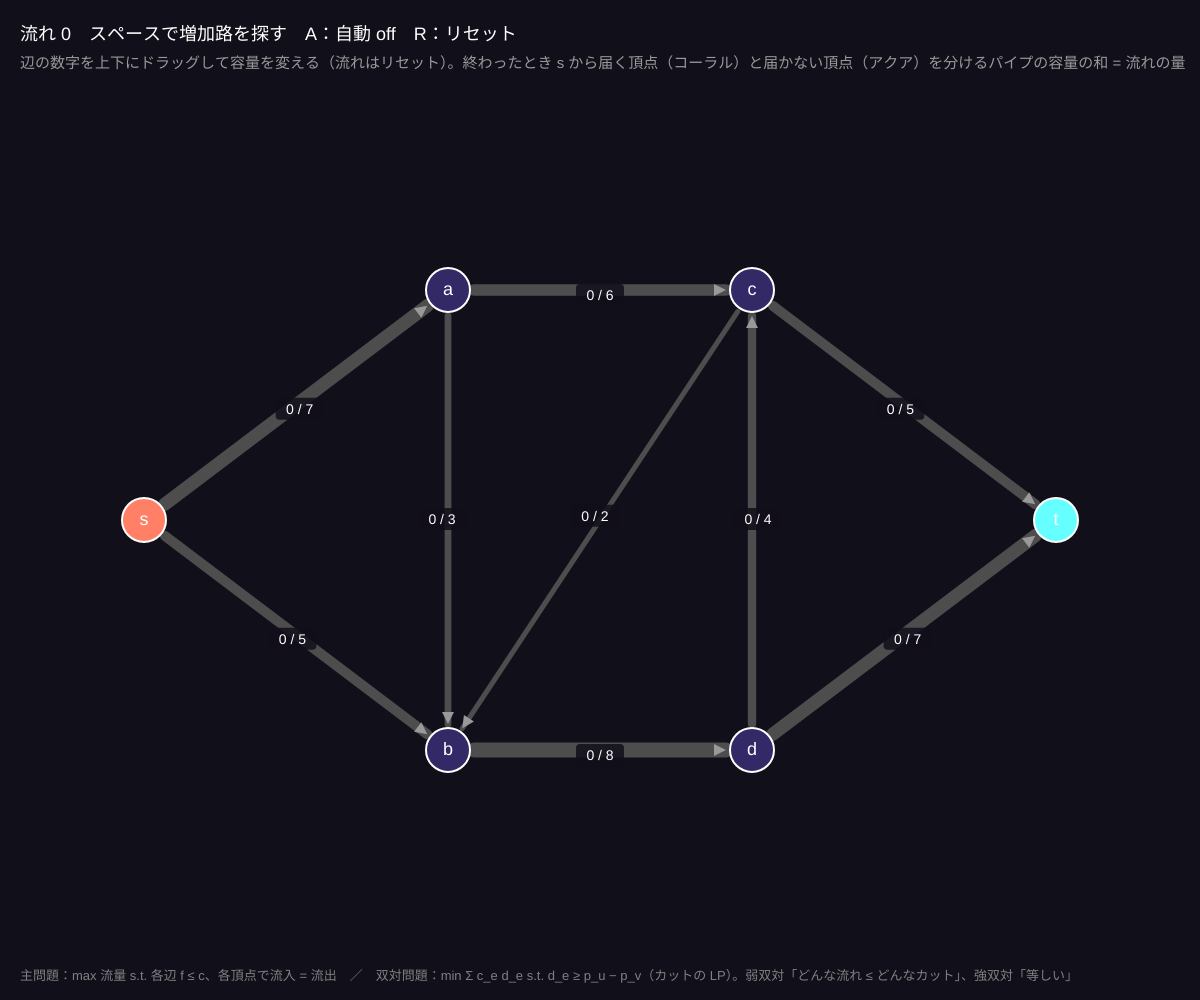
Frame 1 (no input)
Frame 60 (no input): identical to frame 1, image omitted
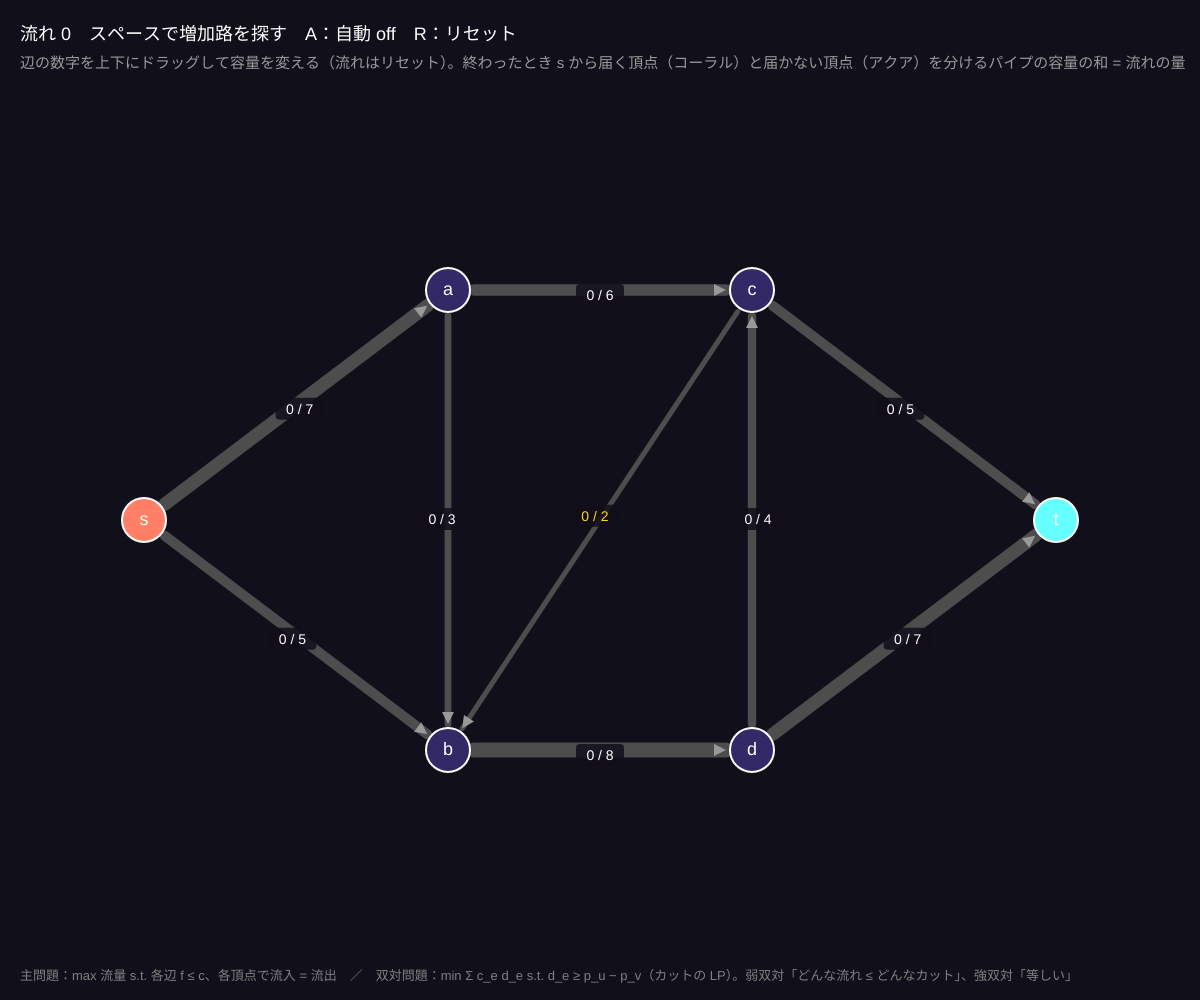
Frame 120 (the mouse pressed at the canvas centre since frame 60)

The p5.js sketch that drew these frames (run headless with seeded random() and noise() and a simulated clock; from frame 60 on, the mouse is pressed at the canvas centre):

// p5.js sketch
// ── sketch.js
// ============================================
// 10 最大流 = 最小カット
// 水源 s から出口 t へ流せる最大の量（最大流）は、s と t を切り離すのに切るパイプの容量の最小（最小カット）に等しい
//   Ford–Fulkerson：残余グラフで s→t の道（増加路）を見つけては流す。道がなくなったら終わり
//   そのとき s から残余グラフで届く頂点の集合 S が最小カット。これは LP 双対の有名な例
// スペース = 1 ステップ（道を探す → 流す） / A = 自動 / 辺の数字をドラッグ上下 = 容量 / R = 流れをリセット
// ============================================

let nodes = [], edges = [];
let flowTotal = 0;
let path = null;            // いま光っている増加路 [{e, dir}]
let done = false, cutS = null;
let auto = false, dragE = -1, dragY0 = 0, dragC0 = 0;

function setup() {
  createCanvas(windowWidth, windowHeight);
  colorMode(HSB, 360, 100, 100, 100);
  build();
}
function build() {
  let cx = width / 2, cy = height / 2 + 20, W = Math.min(width * 0.38, 480), H = Math.min(height * 0.3, 230);
  nodes = [{ n: 's', x: cx - W, y: cy }, { n: 'a', x: cx - W / 3, y: cy - H }, { n: 'b', x: cx - W / 3, y: cy + H },
           { n: 'c', x: cx + W / 3, y: cy - H }, { n: 'd', x: cx + W / 3, y: cy + H }, { n: 't', x: cx + W, y: cy }];
  // ★ 辺と容量 [from, to, 容量]
  edges = [[0, 1, 7], [0, 2, 5], [1, 2, 3], [1, 3, 6], [2, 4, 8], [3, 2, 2], [3, 5, 5], [4, 3, 4], [4, 5, 7]].map(([u, v, c]) => ({ u, v, c, f: 0 }));
  resetFlow();
}
function resetFlow() { for (let e of edges) e.f = 0; flowTotal = 0; path = null; done = false; cutS = null; }

// ★ 残余グラフで BFS：s から t への道を探す（順方向は残り容量、逆方向は流れている分だけ戻せる）
function findPath() {
  let prev = new Array(nodes.length).fill(null), seen = [true, ...new Array(nodes.length - 1).fill(false)], q = [0];
  while (q.length) {
    let u = q.shift();
    for (let i = 0; i < edges.length; i++) {
      let e = edges[i];
      if (e.u === u && e.c - e.f > 0 && !seen[e.v]) { seen[e.v] = true; prev[e.v] = { e: i, dir: 1 }; q.push(e.v); }
      if (e.v === u && e.f > 0 && !seen[e.u]) { seen[e.u] = true; prev[e.u] = { e: i, dir: -1 }; q.push(e.u); }
    }
  }
  if (!seen[nodes.length - 1]) return { path: null, seen };
  let p = [], v = nodes.length - 1;
  while (v !== 0) { let s = prev[v]; p.push(s); v = s.dir === 1 ? edges[s.e].u : edges[s.e].v; }
  return { path: p.reverse(), seen };
}
function stepOnce() {
  if (done) return;
  if (!path) {
    let r = findPath();
    if (!r.path) { done = true; cutS = r.seen; auto = false; return; }
    path = r.path;
  } else {
    let delta = Math.min(...path.map((s) => (s.dir === 1 ? edges[s.e].c - edges[s.e].f : edges[s.e].f)));
    for (let s of path) edges[s.e].f += s.dir * delta;
    flowTotal += delta; path = null;
  }
}

function draw() {
  background(250, 40, 10);
  if (auto && frameCount % 45 === 0) stepOnce();
  // カットの塗り分け
  if (cutS) { noStroke(); for (let i = 0; i < nodes.length; i++) { fill(cutS[i] ? 10 : 180, 70, 100, 12); circle(nodes[i].x, nodes[i].y, 150); } }
  // 辺
  let cutCap = 0;
  for (let i = 0; i < edges.length; i++) {
    let e = edges[i], a = nodes[e.u], b = nodes[e.v];
    let onPath = path && path.some((s) => s.e === i);
    let isCut = cutS && cutS[e.u] && !cutS[e.v];
    if (isCut) cutCap += e.c;
    let ang = Math.atan2(b.y - a.y, b.x - a.x), ox = Math.cos(ang) * 26, oy = Math.sin(ang) * 26;
    // 容量 = 太さ（薄い）、流れ = 太さ（濃い）
    stroke(0, 0, 30); strokeWeight(2 + e.c * 1.6); line(a.x + ox, a.y + oy, b.x - ox, b.y - oy);
    if (e.f > 0) { stroke(isCut ? 55 : 180, 80, 100, 85); strokeWeight(2 + e.f * 1.6); line(a.x + ox, a.y + oy, b.x - ox, b.y - oy); }
    if (onPath) { stroke(55, 90, 100); strokeWeight(3); drawingContext.setLineDash([8, 8]); line(a.x + ox, a.y + oy, b.x - ox, b.y - oy); drawingContext.setLineDash([]); }
    if (isCut) { stroke(0, 90, 100); strokeWeight(3); let mx = (a.x + b.x) / 2, my = (a.y + b.y) / 2; line(mx - 12 * Math.sin(ang), my + 12 * Math.cos(ang), mx + 12 * Math.sin(ang), my - 12 * Math.cos(ang)); }
    // 矢じり
    noStroke(); fill(0, 0, 60); push(); translate(b.x - ox, b.y - oy); rotate(ang); triangle(0, 0, -12, 6, -12, -6); pop();
    // ラベル f / c（ドラッグで容量）
    let mx = (a.x + b.x) / 2 - 6 * Math.sin(ang), my = (a.y + b.y) / 2 + 6 * Math.cos(ang);
    fill(250, 40, 10, 85); rect(mx - 24, my - 12, 48, 22, 4);
    fill(i === dragE ? 50 : 0, i === dragE ? 90 : 0, 100); textSize(14); textAlign(CENTER, CENTER); text(e.f + ' / ' + e.c, mx, my); textAlign(LEFT, BASELINE);
    e.lx = mx; e.ly = my;
  }
  // 頂点
  for (let i = 0; i < nodes.length; i++) {
    let n = nodes[i];
    stroke(0, 0, 100); strokeWeight(2); fill(i === 0 ? 10 : i === nodes.length - 1 ? 180 : 250, 60, i === 0 || i === nodes.length - 1 ? 100 : 40);
    circle(n.x, n.y, 44);
    noStroke(); fill(0, 0, 100); textSize(18); textAlign(CENTER, CENTER); text(n.n, n.x, n.y); textAlign(LEFT, BASELINE);
  }
  noStroke(); fill(0, 0, 100); textSize(18);
  let msg = done ? '✓ 増加路なし：最大流 ' + flowTotal + ' = 最小カットの容量 ' + cutCap + '（赤い印の辺を切る）' : path ? '増加路を見つけた（黄の点線）→ スペースで流す' : '流れ ' + flowTotal + '　スペースで増加路を探す';
  text(msg + '　A：自動 ' + (auto ? 'ON' : 'off') + '　R：リセット', 20, 40);
  fill(0, 0, 60); textSize(15);
  text('辺の数字を上下にドラッグして容量を変える（流れはリセット）。終わったとき s から届く頂点（コーラル）と届かない頂点（アクア）を分けるパイプの容量の和 = 流れの量', 20, 68);
  fill(0, 0, 50); textSize(13);
  text('主問題：max 流量 s.t. 各辺 f ≤ c、各頂点で流入 = 流出　／　双対問題：min Σ c_e d_e s.t. d_e ≥ p_u − p_v（カットの LP）。弱双対「どんな流れ ≤ どんなカット」、強双対「等しい」', 20, height - 20);
}

function mousePressed() {
  for (let i = 0; i < edges.length; i++) if (dist(mouseX, mouseY, edges[i].lx, edges[i].ly) < 22) { dragE = i; dragY0 = mouseY; dragC0 = edges[i].c; }
}
function mouseDragged() {
  if (dragE < 0) return;
  let nc = constrain(Math.round(dragC0 + (dragY0 - mouseY) / 14), 1, 12);
  if (nc !== edges[dragE].c) { edges[dragE].c = nc; resetFlow(); }
}
function mouseReleased() { dragE = -1; }
function keyPressed() {
  if (key === ' ') stepOnce();
  if (key === 'a' || key === 'A') auto = !auto;
  if (key === 'r' || key === 'R') resetFlow();
}

// ---------- やってみよう ----------
// 1. 終わったあとカットの辺を 1 本太く（容量を増やす）してもう一度。最大流は増える？ 増えないなら別の辺がボトルネック
// 2. s から出る辺を全部細くすると、カットは s のすぐそばになる
// 3. 逆向きに戻す辺（残余グラフの −1 方向）を使う増加路が出る容量を探そう
// 4. 2 人のプレイヤー：片方が容量 1 を足し、片方がカットを当てるゲームにしてみよう
